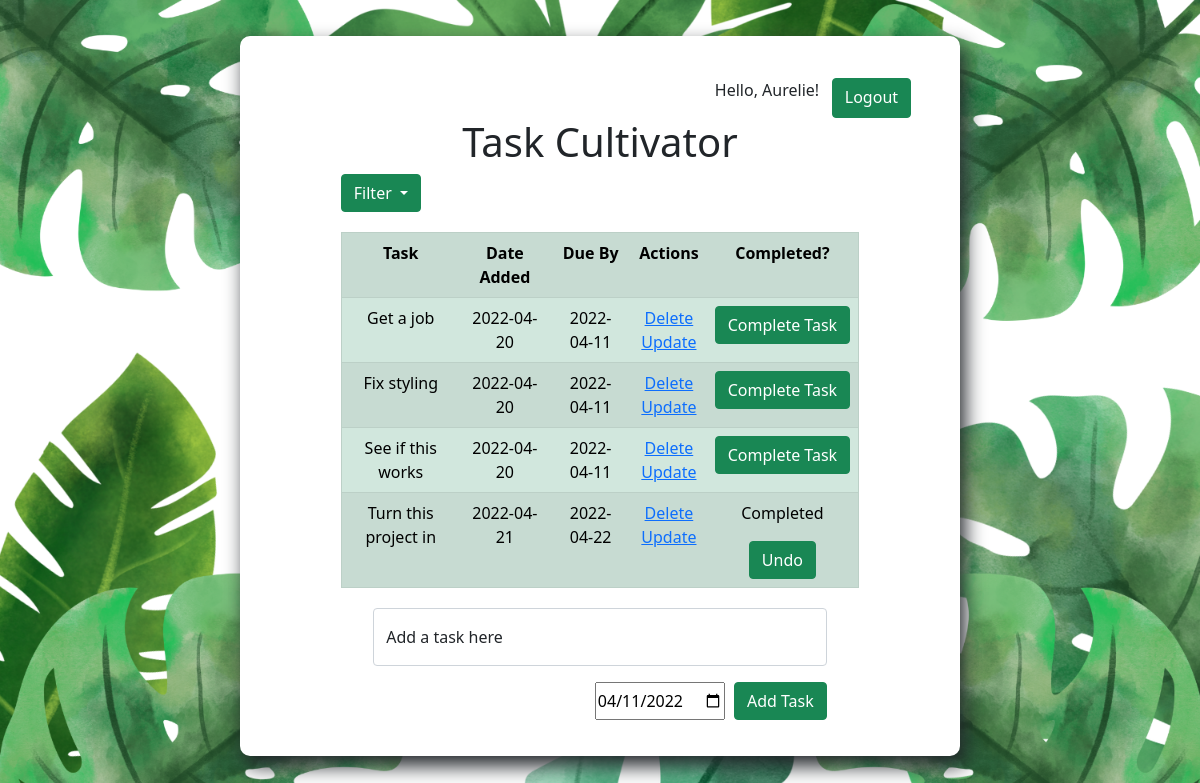
/ (signed in), run on an earlier commit of the app's database.
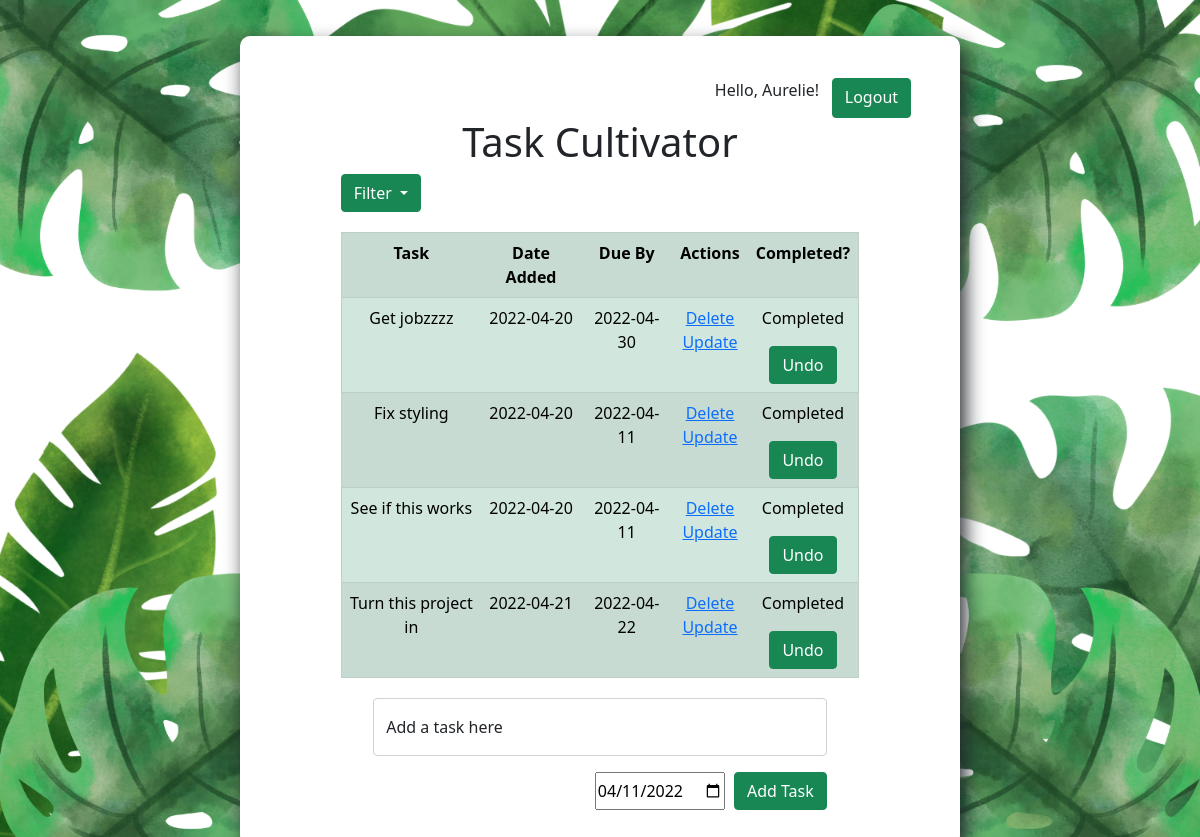
And on a later commit of the database.
### index.py (models this page shows, shortened)
class User(db.Model, UserMixin):
    __table_name__ = 'user'
    id = db.Column(db.Integer, primary_key=True)
    first_name = db.Column(db.String(20), nullable=False)
    last_name = db.Column(db.String(20), nullable=False)
    password = db.Column(db.String(80), nullable=False)
    email = db.Column(db.String(30), nullable=False, unique=True)
    todos = db.relationship('Todo', backref='user')

class Todo(db.Model):
    __table_name__ = 'todo'
    id = db.Column(db.Integer, primary_key=True)
    content = db.Column(db.String(200), nullable=False)
    due_date = db.Column(db.DateTime, nullable=False, default=datetime.utcnow)
    completed = db.Column(db.Integer, default=0)
    data_created = db.Column(db.DateTime, default=datetime.utcnow)
    is_complete = db.Column(db.Boolean, default=False)
    user_id = db.Column(db.Integer, db.ForeignKey('user.id'), nullable=False)

### index.py (the view)
@app.route('/', methods=['GET'])
@login_required
def index():
    tasks = Todo.query.order_by(Todo.data_created).filter_by(
        user_id=current_user.id).all()
    logged_in_user = User.query.filter_by(id=current_user.id).first()
    return render_template('index.html', tasks=tasks, user=logged_in_user)

### index.py (called while the page is built)
@login_manager.user_loader  # loads user from database
def load_user(user_id):  # user_id is the id of the user
    return User.query.get(int(user_id))  # returns user object

### templates/index.html (shortened to what this page needs)
{% extends 'base.html' %}  {% block body %}
<div class="page">
  <head>
    <link
      href="https://cdn.jsdelivr.net/npm/bootstrap@5.1.3/dist/css/bootstrap.min.css"
      rel="stylesheet"
    />
  </head>
  <div class="content task-striker">
    <div class="logout-button">
      <p style="margin-right: 2%">Hello, {{user.first_name}}!</p>
      <a class="btn btn-success" href="/logout" role="button">Logout</a>
    </div>
    <h1 class="headers">Task Cultivator</h1>
    {% if tasks|length < 1 %}
    <h4 class="headers">
      Hi {{user.first_name}}! You don't seem to have any tasks at the moment.
      Create one below!
    </h4>
    {% else %}
    <div class="dropdown filter-button">
      <button
        class="btn btn-success dropdown-toggle"
        type="button"
        id="dropdownMenuButton1"
        data-bs-toggle="dropdown"
        aria-expanded="false"
      >
        Filter
      </button>
    </div>
    <table class="table table-success table-striped table-hover task-table">
      <tr style="text-align: center">
        <th>Task</th>
        <th>Date Added</th>
        <th>Due By</th>
        <th>Actions</th>
        <th>Completed?</th>
      </tr>
      {% for task in tasks%}
      <tr>
        <td>{{task.content}}</td>
        <td>{{task.data_created.date()}}</td>
        <td>{{task.due_date.date()}}</td>
        <td>
          <a href="/task/{{task.id}}/delete">Delete</a>
          <br />
          <a href="/task/{{task.id}}/update">Update</a>
        </td>
        <td>
          {% if task.is_complete == True %}
          <p>Completed</p>
          <form action="/task/{{task.id}}/undo" method="POST">
            <input type="submit" class="btn btn-success" value="Undo" />
          </form>
          {% else %}
          <form action="/task/{{task.id}}/complete" method="POST">
            <input
              type="submit"
              class="btn btn-success"
              value="Complete Task"
            />
          </form>
          {% endif %}
        </td>
      </tr>
      {% endfor %}
    </table>
    {% endif %}
    <div class="form">
      <form action="/task/add" method="POST">
        <div class="form-floating mb-3">
          <input
            type="text"
            name="content"
            class="form-control"
            id="floatingInput content"
            placeholder="name@example.com"
          />
          <label for="floatingInput">Add a task here</label>
        </div>
        <div class="date-submit">
          <input
            type="date"
            id="due_date"
            name="due_date"
            value="2022-04-11"
            min="2022-04-11"
            max="2028-12-31"
            style="margin-right: 2%"
          />
          <input type="submit" class="btn btn-success" value="Add Task" />
        </div>
      </form>
    </div>
  </div>
</div>
{% endblock %}

### templates/base.html (shortened to what this page needs)
<!DOCTYPE html>
<html lang="en">
  <head>
    <link
      rel="stylesheet"
      href="{{ url_for('static', filename='css/main.css') }}"
    />
  </head>
  <body>
    {% block body %} {% endblock %}
  </body>
</html>

### static/css/main.css (style rules this page uses)
body { margin: 0; font-family: 'Roboto Mono', monospace; }
.content { margin-top: 10%; margin-bottom: 5% }
.date-submit { display: flex; justify-content: flex-end; }
table, td, th { border: 1px solid #aaa; }
.task-table { max-width: 80%; }
table { border-collapse: collapse; width: 50%; margin-left: 10%; margin-top: 3%; }
.filter-button { margin-left:10% }
.task-striker { background-color: white; width: 60%; margin-top: 3%; margin-bottom: 20%; padding: 3%; position: absolute; left: 20%; box-shadow: 5px 10px 20px 0px; border-radius: 10px; }
th { height: 30px; }
td { text-align: center; padding: 5px; }
.form { margin-top: 20px; align-content: center; margin-left: 15%; width: 70% }
.headers { text-align: center; }
.logout-button { display:flex; justify-content: flex-end; margin-top: 1%; margin-right: 2%; }
html { background-image: url("/static/LoginSignupPage.png"); background-repeat: no-repeat; background-size: cover; }

What changed in the data, as far as the page shows it:
changed Todo: content "Get a job" → "Get jobzzzz"; due_date "2022-04-11" → "2022-04-30"; is_complete False → True (drawn); value "Complete Task" → "Undo"
changed Todo "Fix styling": is_complete False → True (drawn); value "Complete Task" → "Undo"
changed Todo "See if this works": is_complete False → True (drawn); value "Complete Task" → "Undo"
